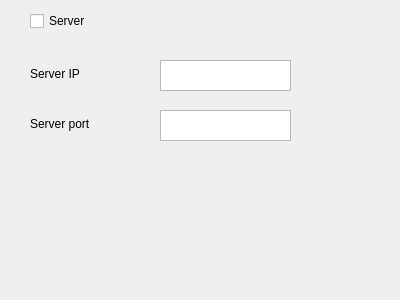
<?xml version="1.0" encoding="UTF-8"?>
<ui version="4.0">
 <class>Network</class>
 <widget class="QWidget" name="Network">
  <property name="geometry">
   <rect>
    <x>0</x>
    <y>0</y>
    <width>400</width>
    <height>300</height>
   </rect>
  </property>
  <property name="windowTitle">
   <string>Form</string>
  </property>
  <widget class="QLabel" name="ipLabel">
   <property name="geometry">
    <rect>
     <x>30</x>
     <y>60</y>
     <width>119</width>
     <height>27</height>
    </rect>
   </property>
   <property name="text">
    <string>Server IP</string>
   </property>
  </widget>
  <widget class="QTextEdit" name="serverIp">
   <property name="geometry">
    <rect>
     <x>160</x>
     <y>60</y>
     <width>131</width>
     <height>31</height>
    </rect>
   </property>
  </widget>
  <widget class="QTextEdit" name="serverPort">
   <property name="geometry">
    <rect>
     <x>160</x>
     <y>110</y>
     <width>131</width>
     <height>31</height>
    </rect>
   </property>
  </widget>
  <widget class="QLabel" name="portLabel">
   <property name="geometry">
    <rect>
     <x>30</x>
     <y>110</y>
     <width>119</width>
     <height>27</height>
    </rect>
   </property>
   <property name="text">
    <string>Server port</string>
   </property>
  </widget>
  <widget class="QCheckBox" name="isServer">
   <property name="geometry">
    <rect>
     <x>30</x>
     <y>10</y>
     <width>91</width>
     <height>22</height>
    </rect>
   </property>
   <property name="text">
    <string>Server</string>
   </property>
  </widget>
 </widget>
 <resources/>
 <connections/>
</ui>
